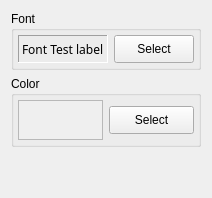
     <widget class="QWidget" name="Fonts">
      <layout class="QVBoxLayout" name="verticalLayout_10">
       <item>
        <widget class="QGroupBox" name="GroupBox_font">
         <property name="title">
          <string>Font</string>
         </property>
         <layout class="QGridLayout" name="_4">
          <property name="margin">
           <number>4</number>
          </property>
          <item row="0" column="0">
           <widget class="QLabel" name="font_label">
            <property name="sizePolicy">
             <sizepolicy hsizetype="MinimumExpanding" vsizetype="Preferred">
              <horstretch>0</horstretch>
              <verstretch>0</verstretch>
             </sizepolicy>
            </property>
            <property name="maximumSize">
             <size>
              <width>400</width>
              <height>190</height>
             </size>
            </property>
            <property name="font">
             <font>
              <family>Sans Serif</family>
              <pointsize>9</pointsize>
              <weight>50</weight>
              <italic>false</italic>
              <bold>false</bold>
              <underline>false</underline>
              <strikeout>false</strikeout>
             </font>
            </property>
            <property name="toolTip">
             <string>Font Preview</string>
            </property>
            <property name="frameShape">
             <enum>QFrame::Panel</enum>
            </property>
            <property name="frameShadow">
             <enum>QFrame::Sunken</enum>
            </property>
            <property name="text">
             <string>Font Test label</string>
            </property>
            <property name="alignment">
             <set>Qt::AlignVCenter</set>
            </property>
           </widget>
          </item>
          <item row="0" column="1">
           <widget class="QPushButton" name="font_button">
            <property name="sizePolicy">
             <sizepolicy hsizetype="MinimumExpanding" vsizetype="Fixed">
              <horstretch>0</horstretch>
              <verstretch>0</verstretch>
             </sizepolicy>
            </property>
            <property name="minimumSize">
             <size>
              <width>0</width>
              <height>28</height>
             </size>
            </property>
            <property name="toolTip">
             <string>Select the font</string>
            </property>
            <property name="text">
             <string>Select</string>
            </property>
           </widget>
          </item>
         </layout>
        </widget>
       </item>
       <item>
        <widget class="QGroupBox" name="GroupBox_color">
         <property name="title">
          <string>Color</string>
         </property>
         <layout class="QGridLayout" name="_5">
          <property name="margin">
           <number>4</number>
          </property>
          <item row="0" column="0">
           <widget class="QLabel" name="color_sample_">
            <property name="minimumSize">
             <size>
              <width>20</width>
              <height>40</height>
             </size>
            </property>
            <property name="toolTip">
             <string>Label Color</string>
            </property>
            <property name="autoFillBackground">
             <bool>true</bool>
            </property>
            <property name="frameShape">
             <enum>QFrame::StyledPanel</enum>
            </property>
            <property name="text">
             <string/>
            </property>
           </widget>
          </item>
          <item row="0" column="1">
           <widget class="QPushButton" name="edit_button">
            <property name="minimumSize">
             <size>
              <width>0</width>
              <height>28</height>
             </size>
            </property>
            <property name="toolTip">
             <string>Edit label color</string>
            </property>
            <property name="text">
             <string>Select</string>
            </property>
           </widget>
          </item>
         </layout>
        </widget>
       </item>
       <item>
        <spacer>
         <property name="orientation">
          <enum>Qt::Vertical</enum>
         </property>
         <property name="sizeHint" stdset="0">
          <size>
           <width>20</width>
           <height>40</height>
          </size>
         </property>
        </spacer>
       </item>
      </layout>
     </widget>
